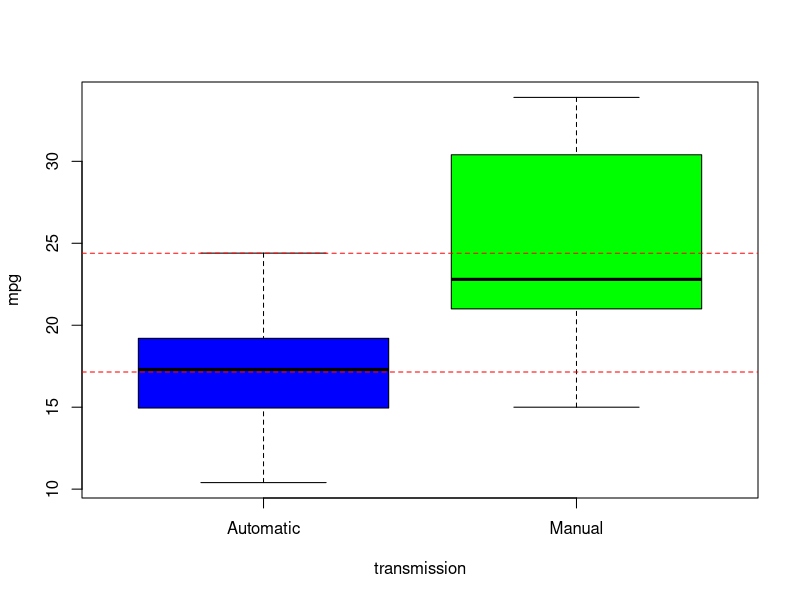
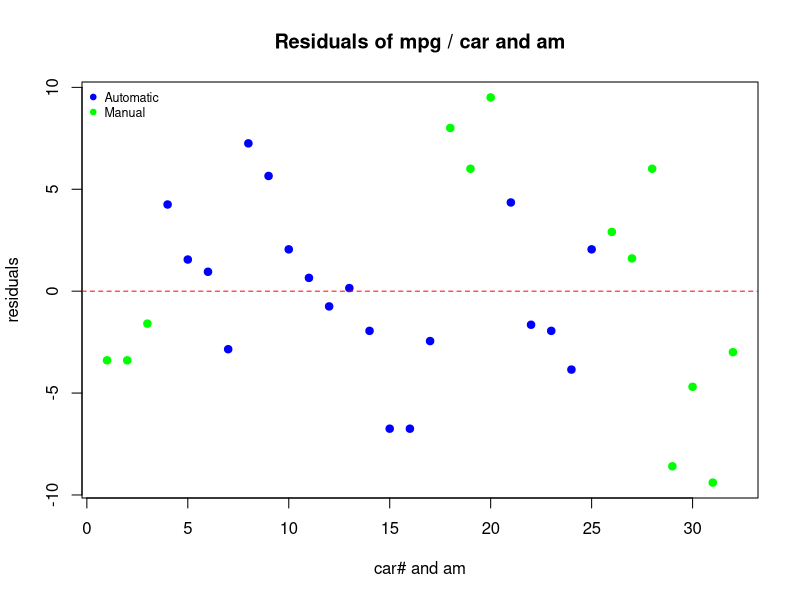
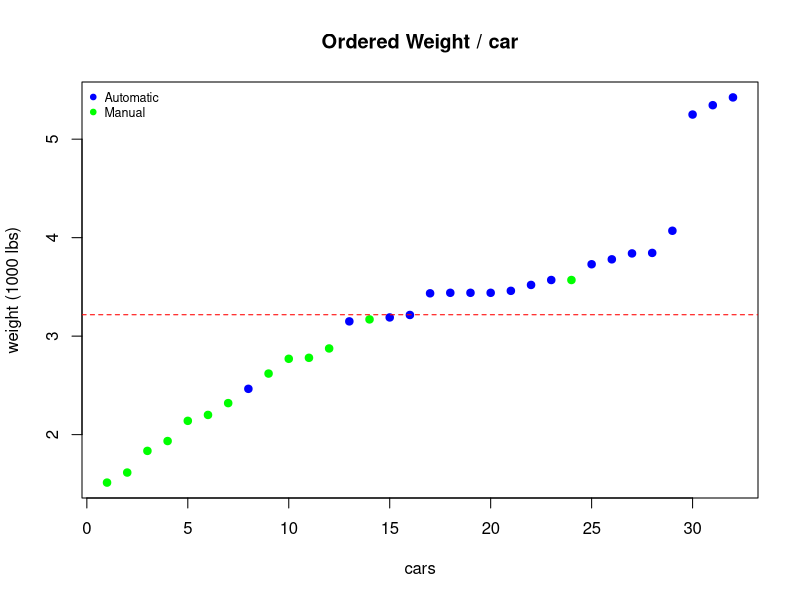

Reproduce these figures in R, in order.
## ---- chunk 1
knitr::opts_chunk$set(echo = TRUE,tidy.opts=list(width.cutoff=80),tidy=TRUE)
## ---- chunk 2
data(mtcars)
head(mtcars, 5)
str(mtcars)
## ---- chunk 3
fit <- lm(mpg~am,data=mtcars)
summary(fit)
## ---- chunk 4
t.test(mtcars$mpg~mtcars$am)
## ---- chunk 5
round(cor(mtcars$mpg,mtcars),3)
## ---- chunk 6
CarCol <- c("blue","green")
boxplot(mtcars$mpg ~ factor(mtcars$am, labels = c("Automatic", "Manual")),col=CarCol,xlab='transmission', ylab = 'mpg')
abline(h = mean(mtcars$mpg[mtcars$am == 0]), col ='red', lty=2)
abline(h = mean(mtcars$mpg[mtcars$am == 1]), col='red', lty=2)
## ---- chunk 7
CarColFact <- c("blue","green")[as.factor(mtcars$am)]
plot(summary(lm(mpg~am,mtcars))$resid, col=CarColFact,pch=19,xlab="car# and am", ylab = "residuals", main = "Residuals of mpg / car and am")
abline(h=0, col="red", lty=2)
legend("topleft", legend = c("Automatic","Manual"), pch=19, bty="n", col = CarCol, cex = 0.75)
## ---- chunk 8
plot(mtcars$wt[order(mtcars$wt)], col=c("blue","green")[as.factor(mtcars$am[order(mtcars$wt)])],pch=19,xlab = "cars", ylab = "weight (1000 lbs)",main = "Ordered Weight / car")
abline(h=mean(mtcars$wt),col="red",lty=2)
legend("topleft", legend = c("Automatic","Manual"),pch=19,bty="n",col = CarCol,cex = 0.75)
